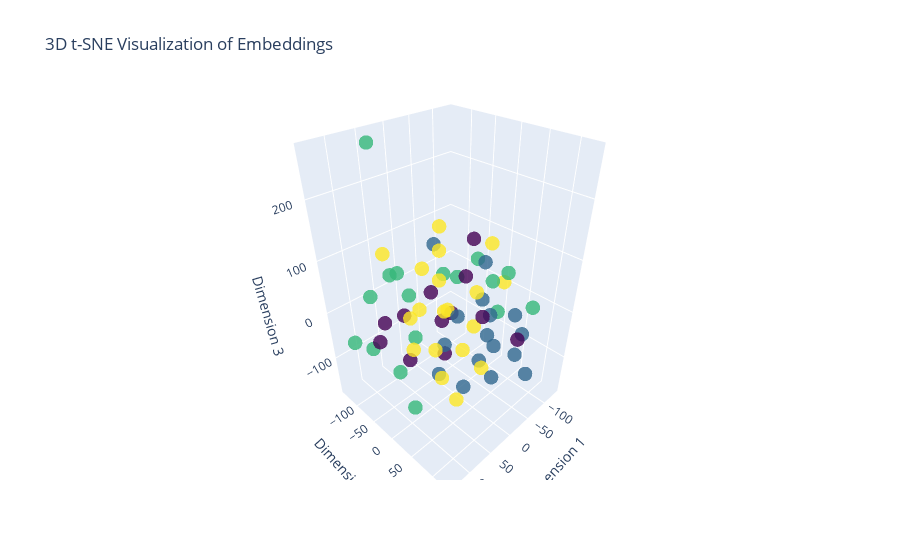

Here is the notebook cell this chart was saved with:
### Code cell
# Get the first batch from the validation data
batch = next(iter(valid_dataloader))

# Extract the text and offsets from the batch
label, text, offsets = batch

# Send the data to the device (GPU if available)
text = text.to(device)
offsets = offsets.to(device)

# Get the embeddings bag output for the batch
embedded = model.embedding(text, offsets)

# Convert the embeddings tensor to a numpy array
embeddings_numpy = embedded.detach().cpu().numpy()

# Perform t-SNE on the embeddings to reduce their dimensionality to 3D.
X_embedded_3d = TSNE(n_components=3).fit_transform(embeddings_numpy)

# Create a 3D scatter plot using Plotly
trace = go.Scatter3d(
    x=X_embedded_3d[:, 0],
    y=X_embedded_3d[:, 1],
    z=X_embedded_3d[:, 2],
    mode='markers',
    marker=dict(
        size=5,
        color=label.numpy(),  # Use label information for color
        colorscale='Viridis',  # Choose a colorscale
        opacity=0.8
    )
)

layout = go.Layout(title="3D t-SNE Visualization of Embeddings",
                   scene=dict(xaxis_title='Dimension 1',
                              yaxis_title='Dimension 2',
                              zaxis_title='Dimension 3'))

fig = go.Figure(data=[trace], layout=layout)
fig.show()

### Figure 1 — Plotly figure (JSON) as saved in the notebook; plotly's stock layout.template omitted (floating-point values rounded to 4 significant figures)
{"data": [{"marker": {"color": [0, 3, 0, 1, 1, 2, 2, 3, 2, 2, 1, 1, 0, 1, 0, 0, 1, 3, 2, 3, 1, 1, 2, 3, 2, 2, 3, 2, 3, 1, 2, 2, 3, 0, 2, 2, 2, 1, 1, 1, 1, 3, 2, 1, 0, 2, 0, 0, 3, 1, 3, 3, 3, 3, 0, 1, 3, 3, 3, 3, 2, 3, 0, 0], "colorscale": [[0, "#440154"], [0.1111, "#482878"], [0.2222, "#3e4989"], [0.3333, "#31688e"], [0.4444, "#26828e"], [0.5556, "#1f9e89"], [0.6667, "#35b779"], [0.7778, "#6ece58"], [0.8889, "#b5de2b"], [1, "#fde725"]], "opacity": 0.8, "size": 5}, "mode": "markers", "type": "scatter3d", "x": [10.08, -9.562, 84.68, -83.72, -49.27, 117.3, 29.83, 0.04771, 3.387, -9.005, 2.348, -124.2, 53.91, -92.9, 94.72, 120.6, -10.7, 46.53, 85.4, -128.4, -63.93, -35.57, 37.35, -100.7, 110.3, -74.77, -58.59, 52.4, 89.84, -20.3, 19.97, 9.176, 55.78, 136.8, -51.43, -36.98, 97.03, -133.2, -14.91, -14.52, 21.5, -70.91, 119.4, -51.5, 58.6, 116.4, -10.18, -62.27, -94.39, -31.64, -69.85, 50.42, 81.48, -105.9, -3.425, -90.35, 91.06, 3.582, 48.55, -51.81, 54.53, 50.78, -47.48, 7.179], "y": [5.608, -96.61, -21.47, 80.86, 17.44, -66.82, 113.1, -74.08, -96.78, -0.9816, -41.42, 34.84, 28.74, -17.55, 76.57, 31.61, -32.43, 103.5, -106.8, -62.76, 21.43, 127.6, 15.68, 22.04, -8.496, 101.1, -82.31, -120.4, 77.46, 71.22, -138.6, 56.24, 15.42, -15.39, 36.69, 76.42, 8.541, -48.52, 75.63, 12.3, -14.38, -108.0, -118.4, 35.47, -111.8, 31.06, -64.77, -31.73, -37.45, -20.9, -105.9, -46.15, 87.27, -13.17, 127.2, 66.14, -53.22, 25.52, -52.27, -85.38, -71.44, 23.98, -2.777, 68.26], "z": [10.69, -49.21, 32.06, -45.25, -126.2, -44.22, 83.44, 54.26, -108.7, 68.02, 115.0, -52.63, 33.24, -28.39, 25.96, 0.1247, -94.85, -17.0, 23.35, -52.96, -71.67, -71.41, 102.9, 25.12, -60.5, 27.15, -72.49, 264.9, 100.0, -109.3, 20.47, 133.7, -33.44, 15.17, 57.55, 98.43, 91.38, 19.83, -31.32, -173.1, -133.0, -19.14, -62.23, -11.4, -50.33, -106.2, 5.755, 29.83, -104.0, -34.88, 46.94, -76.25, -70.55, 84.59, 21.65, -106.8, 129.6, -60.63, -11.47, 109.8, 71.75, -93.49, 120.0, 36.42]}], "layout": {"scene": {"xaxis": {"title": {"text": "Dimension 1"}}, "yaxis": {"title": {"text": "Dimension 2"}}, "zaxis": {"title": {"text": "Dimension 3"}}}, "title": {"text": "3D t-SNE Visualization of Embeddings"}}}
